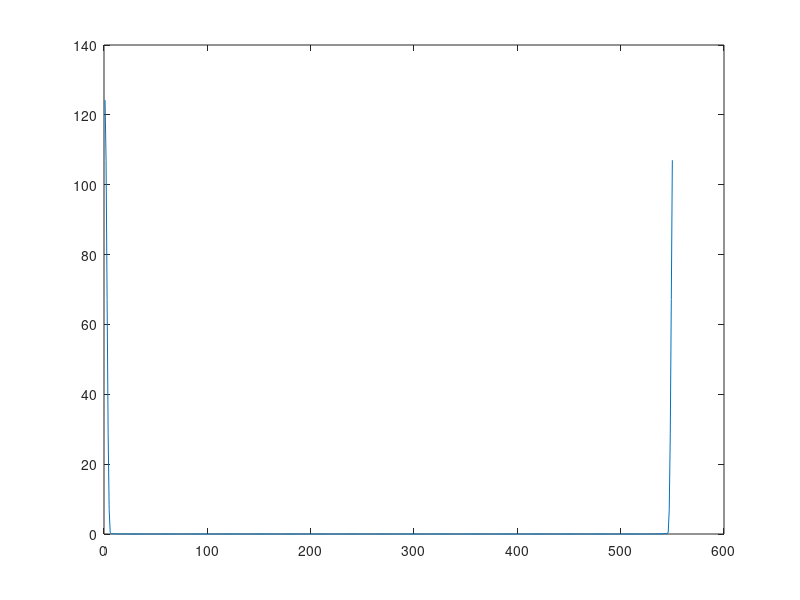

Reproduce this figure in MATLAB.
#! /usr/bin/octave -qf
1;
clear all;

function [ret] = FIR(orden, ventana)

    # Muestreo la frecuencia deseada

    fm = 300;

    f_ruido = 50;
    delta_ruido = 2;
    rechazo = f_ruido - delta_ruido : f_ruido + delta_ruido;

    resp_frec = ones(1, fm);    
    resp_frec(rechazo) = 0;
    
    # Tomo la IFFT
    
    antitransformada = ifftshift(real(ifft(resp_frec)));    
    
    # Tomo la N+1 muestras centrales   
    
    medio = floor(length(antitransformada) / 2);
    
    delta_orden = floor(orden/2);
    rango_central = medio - delta_orden : medio + delta_orden;

    tomar_central = antitransformada(rango_central);    
    tomar_central = [ zeros(1, medio - delta_orden - 1) tomar_central zeros(1, medio - delta_orden)];
    
    length(tomar_central)          

    # De aca sale cualquier cosa :) ->
    
    # Aplico la ventana       
    plot(abs(fft(ventana)),'r');         pause;
    ret = conv(tomar_central, ventana);
    
    ret = ret(floor(f_ruido/2) : length(ret) - ceil(f_ruido/2));
    
    plot(tomar_central,'b',abs(fft(tomar_central)),'r', ret, 'g'); pause    
    
    ret = fft(ret);

endfunction

# Tamano de ventana en muestras (Tm * msec)
ret = FIR(50, blackman(300));

plot(abs(ret));
